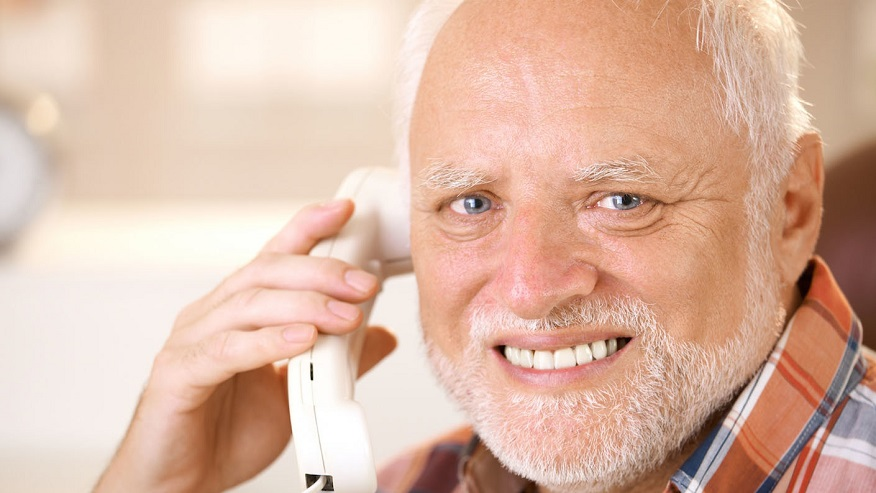
#> input picture images/image_03.jpg, 876 x 493 px, found by its file name
$ python test_image_03.py
#> lines starting #> are read from the running program, lines starting #| are printed output that depends on the picture; after the words box and inside, x2 and y2 are one past the last pixel; in counts of white or black regions, pixels touching at a corner belong together
#> in main, img is the input picture: shape (493, 876, 3); mean B, G, R 165.6, 183.9, 220
### application/vision_detection_service.py
import cv2
import numpy as np

class VisionDetectionService:
    def __init__(self) -> None:
        """
        Constructor for class VisionDetectionService
        """
        pass

    def analyze_frame_for_skin(self, frame: np.ndarray) -> np.ndarray:
        """
        Analyzes a frame in order to detect the human skin
        :param frame: The frame to analyze
        :return: The new frame with detected skin only
        """
        # Adding a border to detect the skin on the edge
        borderType = cv2.BORDER_CONSTANT
        top = int(0.006 * frame.shape[0])  # shape[0] = rows
#> top = 2
        bottom = top
#> bottom = 2
        left = int(0.002 * frame.shape[1])  # shape[1] = cols
#> left = 1
        right = left
#> right = 1
        border_color = (0, 0, 0)
        img = cv2.copyMakeBorder(frame, top, bottom, left, right, borderType, None, border_color)
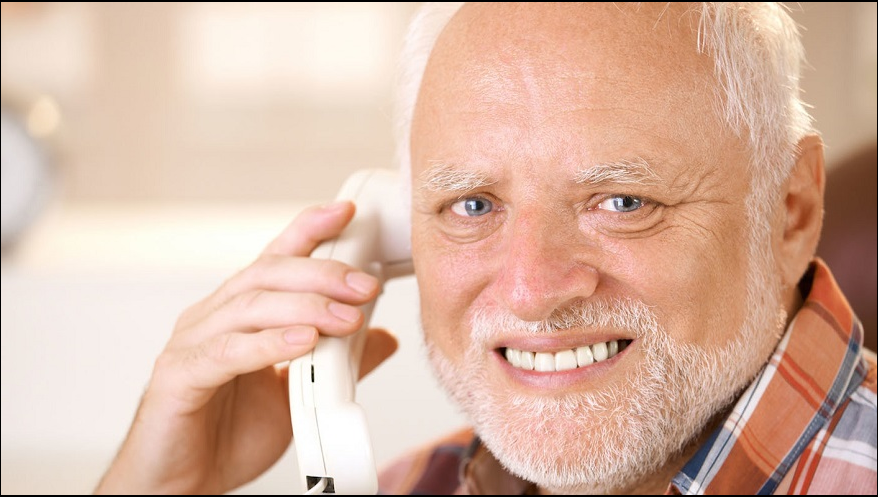
#> img: shape (497, 878, 3); mean B, G, R 163.9, 182, 217.7

        kernel = np.ones((3, 3), np.uint8)
        img = cv2.erode(img, kernel, iterations=1)
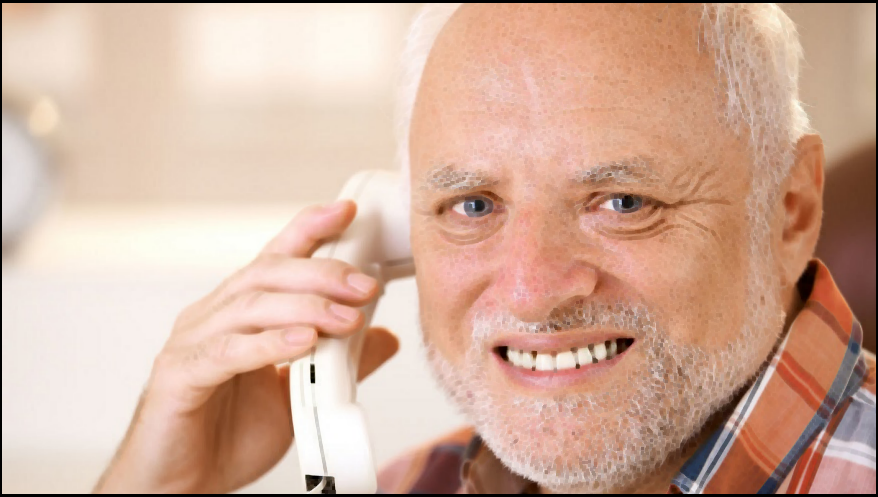
#> img: shape (497, 878, 3); mean B, G, R 155.7, 174.3, 210.2

        img_cie_lab = cv2.cvtColor(img, cv2.COLOR_BGR2Lab)
#> img_cie_lab: shape (497, 878, 3); mean of channels 0, 1, 2 187.7, 139, 143
        img_y_cr_cb = cv2.cvtColor(img, cv2.COLOR_BGR2YCR_CB)
#> img_y_cr_cb: shape (497, 878, 3); mean of channels 0, 1, 2 182.9, 147.5, 112.6
        img_hsv = cv2.cvtColor(img, cv2.COLOR_BGR2HSV_FULL)
#> img_hsv: shape (497, 878, 3); mean H, S, V 20.3, 71.2, 210.4
        img_yuv = cv2.cvtColor(img, cv2.COLOR_BGR2YUV)
#> img_yuv: shape (497, 878, 3); mean of channels 0, 1, 2 182.9, 114.7, 151.9

        # We only keep the pixels that respect certains criterias such as R > B, 77 <= Cb <= 133, 127 <= Cr <= 175
        # and many others that can be found on the README of the repo
        rows,cols,_ = img.shape
#> rows = 497; cols = 878
        for i in range(rows):
            for j in range(cols):
                U, V = img_yuv[i,j][1], img_yuv[i,j][2]
                B, G, R = img[i,j][0], img[i,j][1], img[i,j][2]
                S = img_hsv[i,j][1]
                Y, Cr, Cb = img_y_cr_cb[i,j][0], img_y_cr_cb[i,j][1], img_y_cr_cb[i,j][2]
                L, a, b = img_cie_lab[i,j][0], img_cie_lab[i,j][1], img_cie_lab[i,j][2]
                I = 0.596*R - 0.275*G - 0.322*B
                Q = 128 + (0.21153661 * R) + (-0.52273617 * G) + (0.31119955 * B)
                if not(121.5 < Q and 80 < Y < 242 and 77 <= Cb <= 133 and 127 <= Cr <= 175 and 26 < S < 178 and R > G and 136 < V < 200 and
                80 < U < 130 and R > B and abs(R - G) > 15 and 14 <= I <= 90 and 100 < L and 134 < a and 115 < b < 177):
                    img[i,j] = [0,0,0]
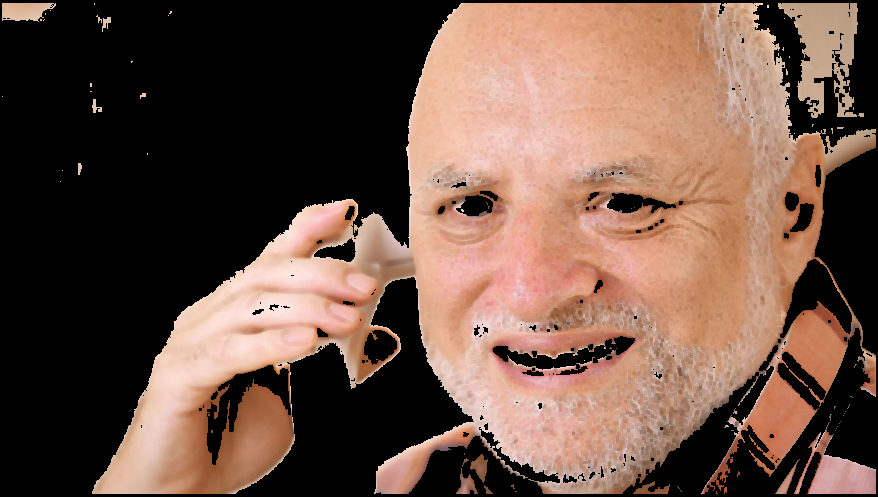
#> img: shape (497, 878, 3); mean B, G, R 69.3, 81.7, 108.3

        # We filter the image after smoothing it
        blurred_frame = cv2.GaussianBlur(img, (3, 3), 0)
        skin = cv2.inRange(blurred_frame, (20, 40, 95), (255, 255, 255))
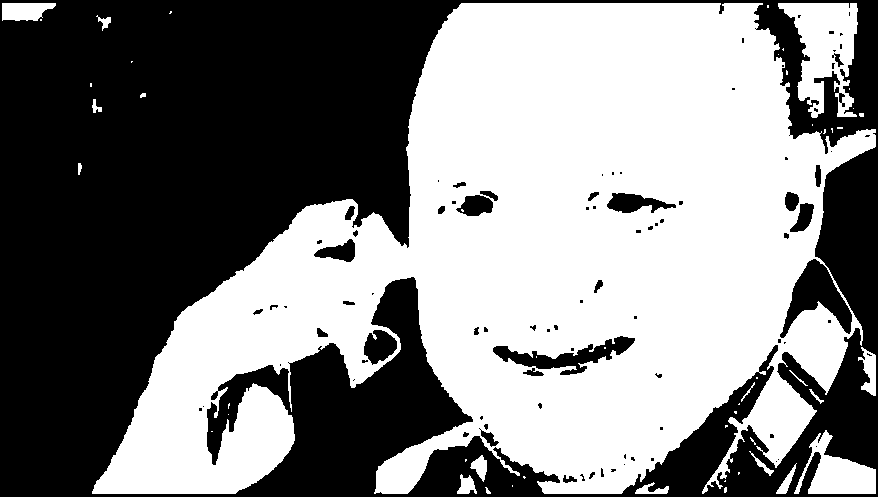
#> skin: shape (497, 878); 51.4% white; 90 black regions (58 under 20 px), largest, box (x1, y1, x2, y2) and area: (0, 0, 878, 497) 202780, (780, 259, 852, 338) 2379, (493, 336, 635, 375) 1922

        # We treat the holes in the filtered frame
        kernel = np.ones((3, 3), np.uint8)
        opening = cv2.morphologyEx(skin, cv2.MORPH_OPEN, kernel)
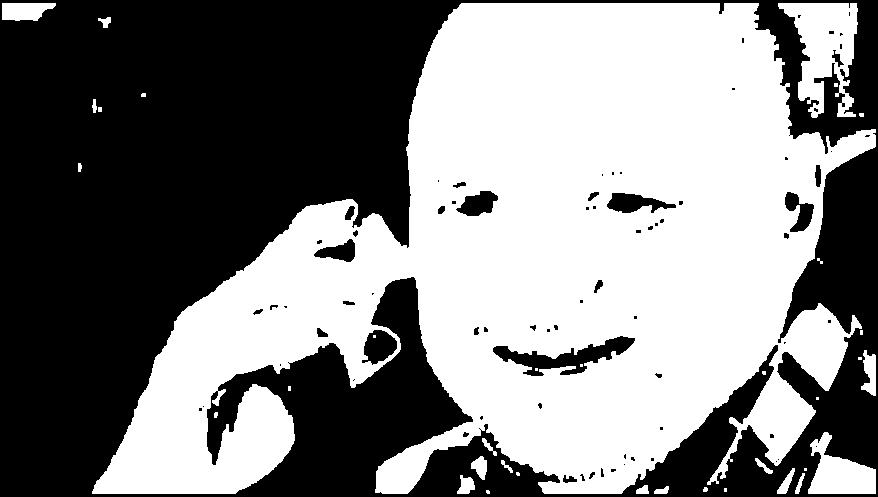
#> opening: shape (497, 878); 51.1% white; 77 black regions (50 under 20 px), largest, box (x1, y1, x2, y2) and area: (0, 0, 878, 497) 206428, (493, 336, 635, 376) 2102, (362, 330, 397, 365) 809
        kernel = np.ones((4, 4), np.uint8)
        closing = cv2.morphologyEx(opening, cv2.MORPH_CLOSE, kernel)
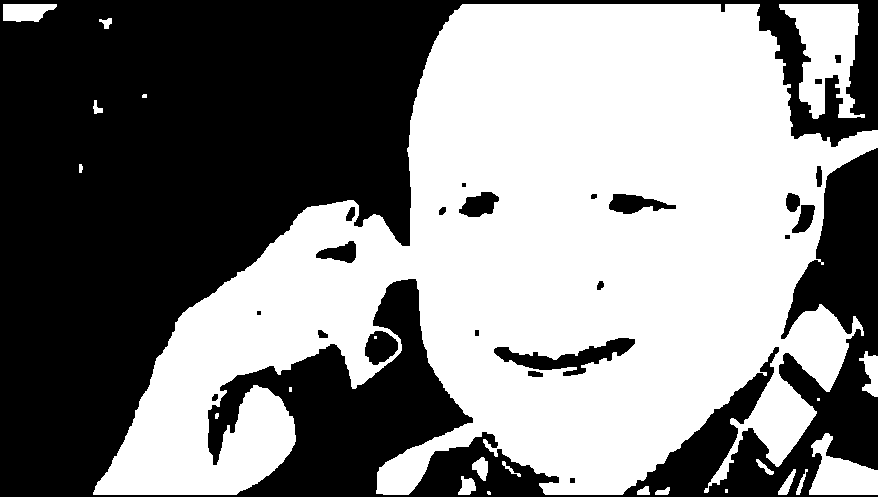
#> closing: shape (497, 878); 51.5% white; 23 black regions (2 under 20 px), largest, box (x1, y1, x2, y2) and area: (0, 0, 878, 497) 205668, (494, 338, 635, 376) 1958, (365, 331, 398, 365) 793

        return closing


### test_image_03.py
import cv2
from application.vision_detection_service import VisionDetectionService


def main():
    img = cv2.imread("images\\image_03.jpg")

    # Detect the skin with the vision service
    vision_service = VisionDetectionService()
    detected_skin = vision_service.analyze_frame_for_skin(img)

    # Display the resulting frame
    cv2.imshow('frame', detected_skin)
    cv2.waitKey(0)


if __name__ == "__main__":
    main()
